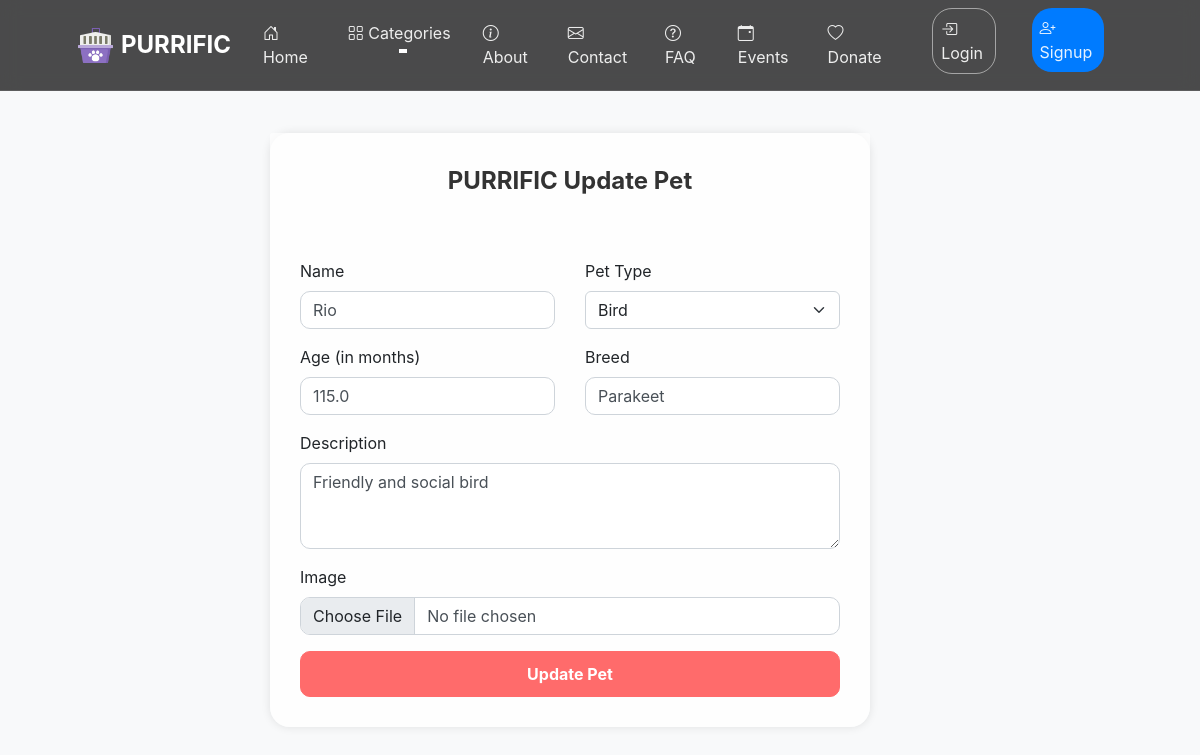
The app's page /pet/update/190/ with its own data.
### KITTEN/models.py (models this page shows, shortened)
class Pet(models.Model):
    PET_TYPES = (
        ('dog', 'Dog'),
        ('cat', 'Cat'),
        ('bird', 'Bird'),
        ('fish', 'Fish'),
        ('rodent', 'Rodent'),
        ('exotic', 'Exotic'),
    )
    name = models.CharField(max_length=100)
    pet_type = models.CharField(max_length=50, choices=PET_TYPES, null=False, default='dog')
    age = models.FloatField()
    breed = models.CharField(max_length=100)
    description = models.TextField(max_length=200)
    owner = models.ForeignKey(KittenUser, null = True, on_delete=models.CASCADE)
    image = models.ImageField(upload_to='KITTEN/images', null = True)
    created_at = models.DateTimeField(auto_now_add=True)

### KITTEN/views.py (the view)
# urls.py: path('pet/update/<int:pet_id>/', views.update_pet, name='update_pet'),
def update_pet(request, pet_id):
    pet = get_object_or_404(Pet, pk=pet_id)
    if request.method == 'POST':
        form = PetForm(request.POST, request.FILES, instance=pet)
        if form.is_valid():
            form.save()
            return redirect('My Listings')  # Redirect to the listings page after updating
    else:
        form = PetForm(instance=pet)
    return render(request, 'update_pet.html', {'form': form, 'pet': pet})

### KITTEN/forms.py
class PetForm(forms.ModelForm):
    image = forms.ImageField(required=False)
    class Meta:
        model = Pet
        fields = ['name', 'pet_type', 'age', 'breed', 'description', 'image','owner']  # Replace with your specific fields
        exclude = ['owner']

### KITTEN/templates/update_pet.html (shortened to what this page needs)
{% extends 'base.html' %}
{% block content %}
{% load static %}
<!DOCTYPE html>
<html lang="en">
<head>
    <link rel="stylesheet" href="https://maxcdn.bootstrapcdn.com/bootstrap/4.5.2/css/bootstrap.min.css">
</head>
<body>
    <div class="container">
        <div class="row justify-content-center">
            <div class="col-md-6">
                <div class="card">
                    <div class="card-header">
                        PURRIFIC Update Pet
                    </div>
                    <div class="card-body">
                        <form method="POST" enctype="multipart/form-data">
                            <div class="row mb-3">
                                <div class="col">
                                    <label for="name" class="form-label">Name</label>
                                    <input type="text" class="form-control" id="name" name="name" value="{{ pet.name }}" required>
                                </div>
                                <div class="col">
                                    <label for="pet_type" class="form-label">Pet Type</label>
                                    <select class="form-select" id="pet_type" name="pet_type" required>
                                        <option value="bird" {% if pet.pet_type == 'bird' %} selected {% endif %}>Bird</option>
                                    </select>
                                </div>
                            </div>
                            <div class="row mb-3">
                                <div class="col">
                                    <label for="age" class="form-label">Age (in months)</label>
                                    <input type="number" class="form-control" id="age" name="age" value="{{ pet.age }}" required>
                                </div>
                                <div class="col">
                                    <label for="breed" class="form-label">Breed</label>
                                    <input type="text" class="form-control" id="breed" name="breed" value="{{ pet.breed }}" required>
                                </div>
                            </div>
                            <div class="mb-3">
                                <label for="description" class="form-label">Description</label>
                                <textarea class="form-control" id="description" name="description" rows="3" required>{{ pet.description }}</textarea>
                            </div>
                            <div class="mb-3">
                                <label for="image" class="form-label">Image</label>
                                <input type="file" accept="image/*" class="form-control" id="image" name="image">
                            </div>
                            <button type="submit" class="btn btn-primary btn-block">Update Pet</button>
                        </form>
                    </div>
                </div>
            </div>
        </div>
    </div>
</body>
</html>
{% endblock %}

### KITTEN/templates/update_pet.html (style rules this page uses)
body { background-color: #f8f9fa; background-image: url('https://cdn.pixabay.com/photo/2017/09/25/13/12/dog-2785074_960_720.jpg'); background-size: cover; background-position: center; height: 100vh; margin: 0; display: flex; justify-content: center; align-items: center; }
.card { margin-top: 60px; margin-left: -250px; width: 600px; border: none; border-radius: 20px; box-shadow: 0px 0px 10px rgba(0, 0, 0, 0.1); background-color: rgba(255, 255, 255, 0.7); }
.card-header { background-color: rgba(255, 255, 255, 0.7); border-bottom: none; border-top-left-radius: 20px; border-top-right-radius: 20px; text-align: center; font-weight: bold; font-size: 24px; color: #333; padding: 30px; }
.card-body { background-color: rgba(255, 255, 255, 0.3); border-bottom-left-radius: 20px; border-bottom-right-radius: 20px; padding: 30px; }
.form-control { border-radius: 10px; }
.btn-primary { border-radius: 10px; padding: 10px 25px; font-weight: bold; background-color: #FF6B6B; border-color: #FF6B6B; }

### records on screen
Pet: name "Rio", pet_type "Bird", age "115.0", breed "Parakeet", description "Friendly and social bird"
